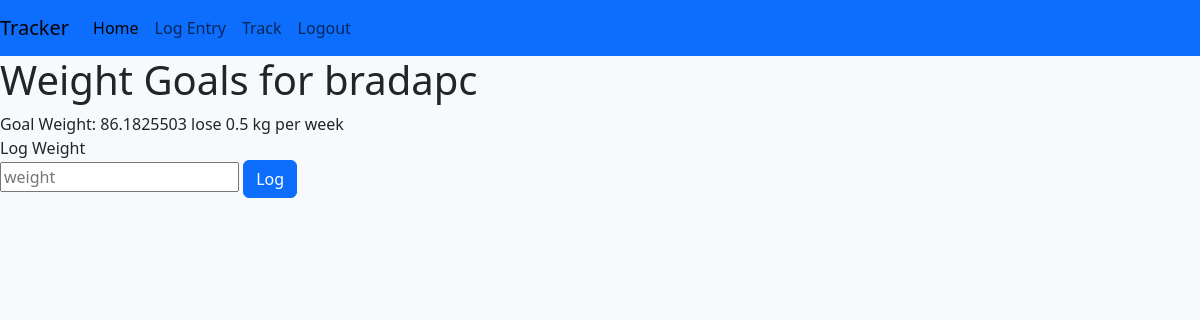
Before: /weight/log (signed in) with the older database file.
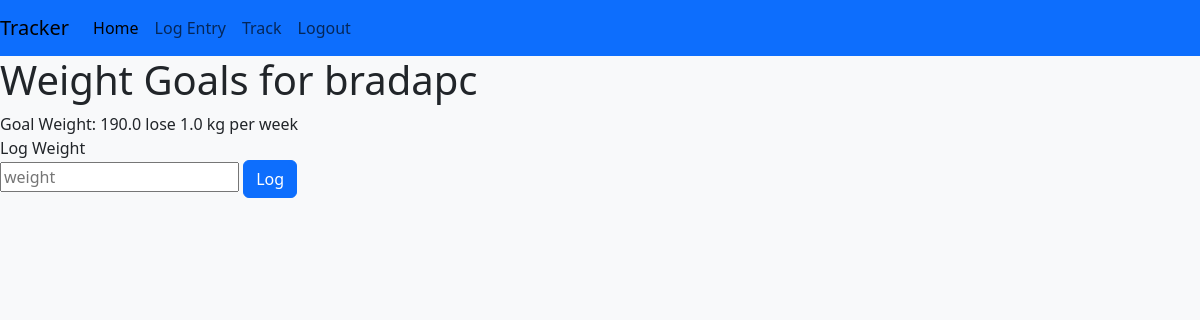
After: the same page with the newer database file.
### tables this page shows
CREATE TABLE "weight_goals" (
user_id INTEGER NOT NULL,
goal_weight REAL NOT NULL,
goal_step REAL NOT NULL,
height REAL NOT NULL,
goal_direction INTEGER NOT NULL
, units TEXT);

### app.py (the view)
@app.route("/weight/log", methods=["GET", "POST"])
@login_required
def weight_log():
    weight_goals = weightGoalExists()
    if request.method == "POST":
        return redirect("/weight/log")
    else:
        return render_template("weight_log.html", user=session['user'], weight_goals=weight_goals)

### app.py (called while the page is built)
def login_required(f):
    @wraps(f)
    def decorated_function(*args, **kwargs):
        if session.get("user_id") is None:
            return redirect("/login")
        return f(*args, **kwargs)
    return decorated_function

def weightGoalExists():
    con = sqlite3.connect("tracker.db")
    con.row_factory = sqlite3.Row
    cur = con.cursor()
    res = cur.execute("SELECT * FROM weight_goals WHERE user_id = ?", (session['user_id'],))
    return res.fetchone()

### templates/weight_log.html (shortened to what this page needs)
{% extends "layout.html" %}
{% block body %}
    <h1>Weight Goals for {{ user }} </h1>
    {% if weight_goals %}
        <div class="goal-weight-container">
            <span>Goal Weight: {{ weight_goals.goal_weight }}</span>
            {% if (weight_goals.goal_direction > 0) %}
                <span>gain</span>
            {% elif (weight_goals.goal_direction < 0) %}
                <span>lose</span>
            {% endif %}
            <span>{{ weight_goals.goal_step }} kg per week</span>
        </div>
        <div class="goal-weight-log-entry">
            <span>Log Weight</span>
            <form action="/weight" method="post">
                <input type="text" placeholder="weight" name="weight-entry">
                <button type="submit" class="btn btn-primary">Log</button>
            </form>
        </div>
    {% endif %}
{% endblock %}

### templates/layout.html (shortened to what this page needs)
<!DOCTYPE html>
<html lang="en">
    <head>
        {% block head %}
        <link href="/static/style.css" rel="stylesheet">
        <link href="https://cdn.jsdelivr.net/npm/bootstrap@5.3.3/dist/css/bootstrap.min.css" rel="stylesheet">
        {% endblock %}
    </head>
    <body class="bg-light">
        <nav class="navbar navbar-expand-lg navbar-light bg-primary">
            <a class="navbar-brand" href="#">Tracker</a>
            <div class="collapse navbar-collapse" id="navbarNavAltMarkup">
              <div class="navbar-nav">
                <a class="nav-item nav-link active" href="#">Home</a>
                <a class="nav-item nav-link" href="#">Log Entry</a>
                <a class="nav-item nav-link" href="#">Track</a>
                {% if  "user" in session %}
                <a class="nav-item nav-link" href="/logout">Logout</a>
                {% else %}
                <a class="nav-item nav-link" href="/login">Login</a>
                {% endif %}
              </div>
            </div>
          </nav>
        {% block body%} {% endblock %}
    </body>
</html>

Changed rows visible on the page:
changed weight_goals: goal_weight "86.1825503" → "190.0"; goal_step "0.5" → "1.0"
